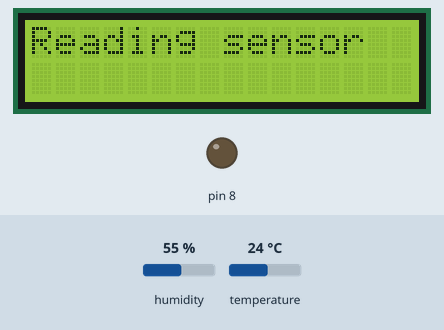
Bench run of a sketch on a simulated Arduino Uno, built with avr-gcc and run on an emulated ATmega328P. Parts: 16×2 character LCD, output pins drawn as LEDs (lit = HIGH). The test bench sets the inputs (shaded band); at power-on: humidity 55 %, temperature 24 °C.

Above: at 1.2 s.
1.3 s: humidity set to 22 %
At 4.4 s:
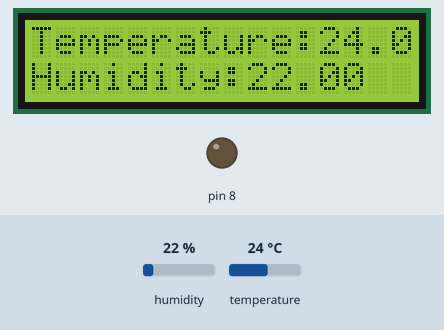
5.5 s: temperature set to 12 °C
At 8.4 s:
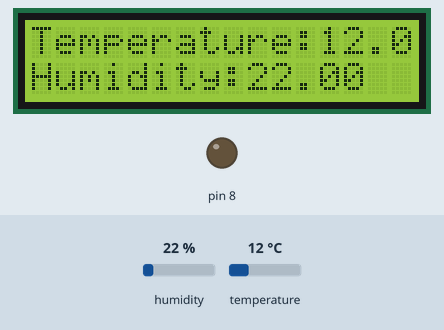
9.6 s: humidity set to 40 %
At 13.3 s:
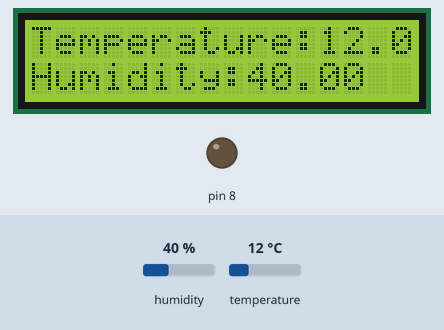
13.6 s: temperature set to 19 °C
At 17.5 s:
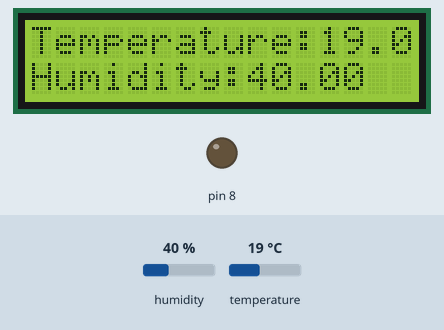
Timing chart, 0 to 18.6 s (numbered marks = the images above; inputs shaded):
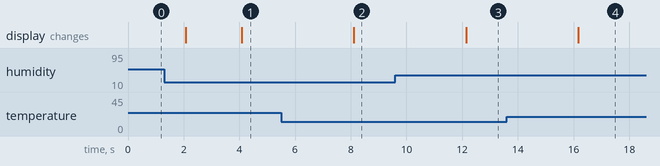

The sketch:

sketch.ino
```cpp
//Libraries
#include <DHT.h>;
#include <LiquidCrystal.h>

//Constants
#define DHTPIN 9     //  pin we're connected to
#define DHTTYPE DHT22   //  Type of DHT
DHT dht(DHTPIN, DHTTYPE); // Initialize DHT sensor for normal 16mhz Arduino

int Contrast=20; // Setting contrast level of LCD
LiquidCrystal lcd(7,6, 5, 4, 3, 2); // pin connection to LCD

void setup()
{
  analogWrite(8,Contrast); // Initializing pin which is set for contrast
  lcd.begin(16,2); //LCD begin method, passing in the LCD size which is a 16×2
  lcd.print("Reading sensor"); // Printing messege on LCD
  dht.begin(); // Calling dht begin method

}

void loop()
{
  float temperature, humidity; // Creating variables

  humidity = dht.readHumidity(); // read humidity
  temperature = dht.readTemperature(); // read temprature
  delay(2000);
  lcd.clear();

  //Print Output on LCD Screen
  lcd.setCursor(0,0);
  lcd.print(String("Temperature:") + (temperature));
  lcd.setCursor(0,1);
  lcd.print(String("Humidity:") + (humidity));

}
```

Measured:
- after the input at 1.3 s, the display: first differs from a run without the input after 2.8 s (image 1)
- after the input at 5.5 s, the display: changes after 2.6 s (image 2)
- after the input at 9.6 s, the display: changes after 2.5 s (image 3)
- after the input at 13.6 s, the display: changes after 2.6 s (image 4)
